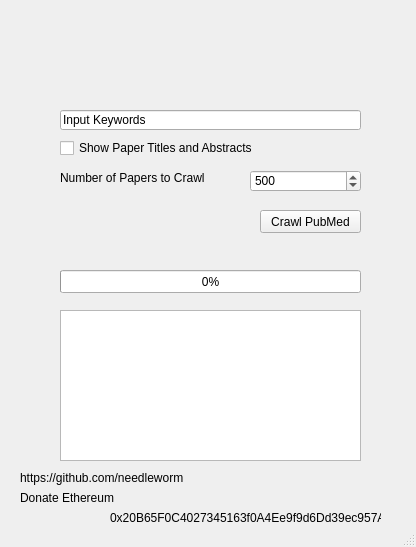
<?xml version="1.0" encoding="UTF-8"?>
<ui version="4.0">
 <class>PubMedCrawler</class>
 <widget class="QMainWindow" name="PubMedCrawler">
  <property name="geometry">
   <rect>
    <x>0</x>
    <y>0</y>
    <width>416</width>
    <height>547</height>
   </rect>
  </property>
  <property name="font">
   <font>
    <weight>50</weight>
    <bold>false</bold>
   </font>
  </property>
  <property name="windowTitle">
   <string>[BhBan] PubMed Crawler</string>
  </property>
  <property name="windowIcon">
   <iconset resource="toolbar_logo.qrc">
    <normaloff>:/newPrefix/icon.ico</normaloff>:/newPrefix/icon.ico</iconset>
  </property>
  <property name="toolTip">
   <string/>
  </property>
  <widget class="QWidget" name="centralwidget">
   <widget class="QLineEdit" name="lineEdit">
    <property name="geometry">
     <rect>
      <x>60</x>
      <y>110</y>
      <width>301</width>
      <height>20</height>
     </rect>
    </property>
    <property name="text">
     <string>Input Keywords</string>
    </property>
   </widget>
   <widget class="QPushButton" name="pushButton">
    <property name="geometry">
     <rect>
      <x>260</x>
      <y>210</y>
      <width>101</width>
      <height>23</height>
     </rect>
    </property>
    <property name="text">
     <string>Crawl PubMed</string>
    </property>
   </widget>
   <widget class="QCheckBox" name="checkBox">
    <property name="geometry">
     <rect>
      <x>60</x>
      <y>140</y>
      <width>211</width>
      <height>16</height>
     </rect>
    </property>
    <property name="text">
     <string>Show Paper Titles and Abstracts</string>
    </property>
   </widget>
   <widget class="QLabel" name="label">
    <property name="geometry">
     <rect>
      <x>70</x>
      <y>20</y>
      <width>281</width>
      <height>71</height>
     </rect>
    </property>
    <property name="text">
     <string>&lt;html&gt;&lt;head/&gt;&lt;body&gt;&lt;p&gt;&lt;img src=&quot;:/newPrefix/eng_logo_squared.png&quot;/&gt;&lt;/p&gt;&lt;/body&gt;&lt;/html&gt;</string>
    </property>
   </widget>
   <widget class="QTextBrowser" name="textBrowser">
    <property name="geometry">
     <rect>
      <x>60</x>
      <y>310</y>
      <width>301</width>
      <height>151</height>
     </rect>
    </property>
   </widget>
   <widget class="QProgressBar" name="progressBar">
    <property name="geometry">
     <rect>
      <x>60</x>
      <y>270</y>
      <width>301</width>
      <height>23</height>
     </rect>
    </property>
    <property name="value">
     <number>0</number>
    </property>
   </widget>
   <widget class="QLabel" name="label_2">
    <property name="geometry">
     <rect>
      <x>60</x>
      <y>170</y>
      <width>201</width>
      <height>16</height>
     </rect>
    </property>
    <property name="text">
     <string>Number of Papers to Crawl</string>
    </property>
   </widget>
   <widget class="QSpinBox" name="spinBox">
    <property name="geometry">
     <rect>
      <x>250</x>
      <y>170</y>
      <width>111</width>
      <height>22</height>
     </rect>
    </property>
    <property name="maximum">
     <number>3000</number>
    </property>
    <property name="singleStep">
     <number>100</number>
    </property>
    <property name="value">
     <number>500</number>
    </property>
   </widget>
   <widget class="QLabel" name="label_3">
    <property name="geometry">
     <rect>
      <x>20</x>
      <y>470</y>
      <width>321</width>
      <height>16</height>
     </rect>
    </property>
    <property name="text">
     <string>https://github.com/needleworm</string>
    </property>
   </widget>
   <widget class="QLabel" name="label_4">
    <property name="geometry">
     <rect>
      <x>20</x>
      <y>490</y>
      <width>321</width>
      <height>16</height>
     </rect>
    </property>
    <property name="text">
     <string>Donate Ethereum</string>
    </property>
   </widget>
   <widget class="QLabel" name="label_5">
    <property name="geometry">
     <rect>
      <x>110</x>
      <y>510</y>
      <width>271</width>
      <height>16</height>
     </rect>
    </property>
    <property name="text">
     <string>0x20B65F0C4027345163f0A4Ee9f9d6Dd39ec957A6</string>
    </property>
   </widget>
  </widget>
  <widget class="QStatusBar" name="statusbar"/>
 </widget>
 <resources>
  <include location="title_logo.qrc"/>
  <include location="toolbar_logo.qrc"/>
 </resources>
 <connections/>
</ui>
